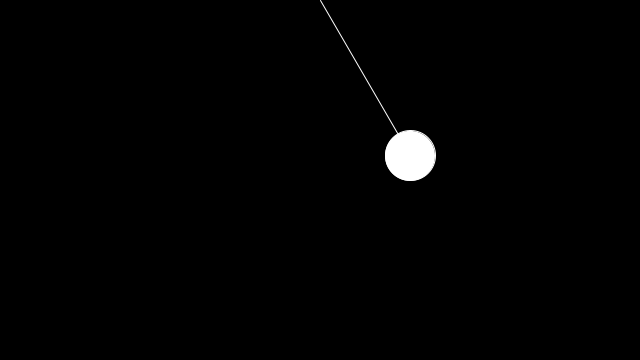
Frame 1 (no input)
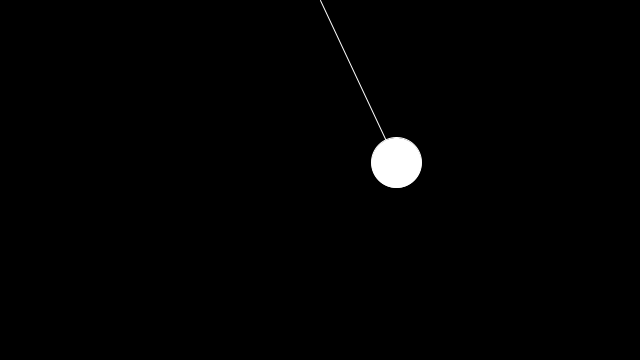
Frame 60 (the mouse pressed at the canvas centre just before this capture)
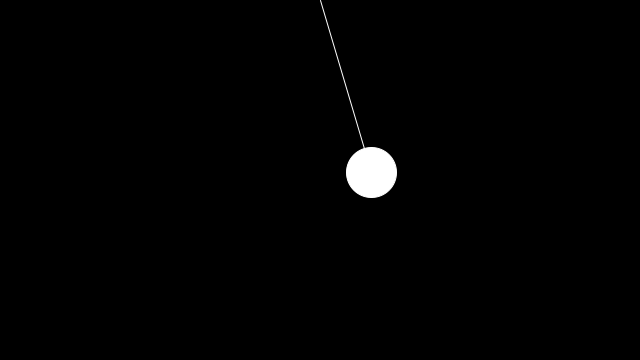
Frame 120 (the mouse held since frame 60 and released just before this capture)

The Processing sketch that drew these frames (run headless with seeded random() and noise(); from frame 60 on, the mouse is pressed at the canvas centre):

// Processing sketch: Pendulum
// ── Pendulum.pde
//float amplitude = 320;//range of the oscilating move
//float period = 60;
float angle = PI/6;
float aVel = 0;
float aAcc = 0;

float l;
PVector origin;
PVector bob;

//float aVel = 0;
//float aAcc = 0.001;


void setup(){
  size(640, 360);
  l = 180;
  origin = new PVector(width/2, 0);
  bob = new PVector(width/2, l);
}

void draw(){
  background(0);
  bob.x = origin.x + l * sin(angle);
  bob.y = origin.y + l * cos(angle);
  
  fill(255);
  stroke(255);
  line(origin.x, origin.y, bob.x, bob.y);
  ellipse(bob.x, bob.y, 50, 50);
  
  aAcc = -0.01 * sin(angle);
  angle += aVel;
  aVel += aAcc;
  
  aVel *= 0.99;
  
  println(angle);
  
  
}
